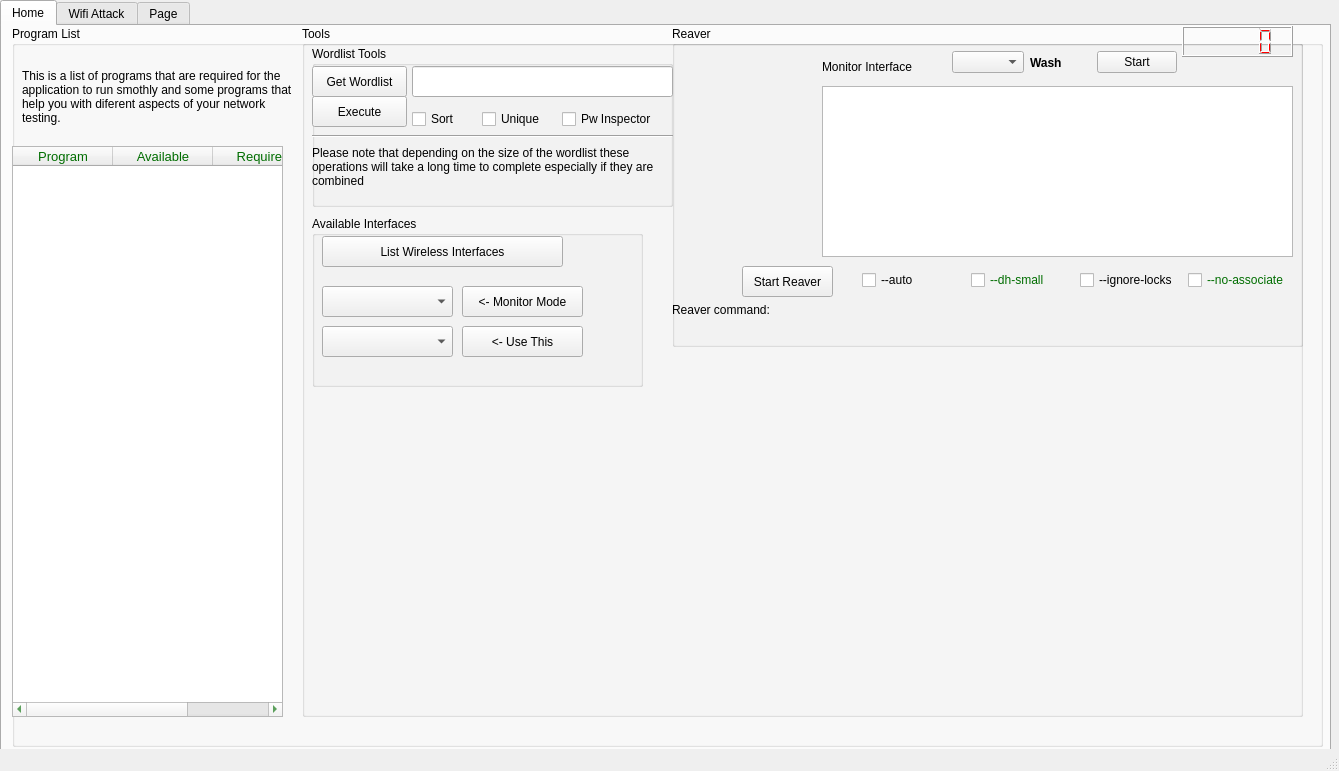
<?xml version="1.0" encoding="UTF-8"?>
<ui version="4.0">
 <class>mainwindow</class>
 <widget class="QMainWindow" name="mainwindow">
  <property name="geometry">
   <rect>
    <x>0</x>
    <y>0</y>
    <width>1339</width>
    <height>771</height>
   </rect>
  </property>
  <property name="sizePolicy">
   <sizepolicy hsizetype="Fixed" vsizetype="Fixed">
    <horstretch>0</horstretch>
    <verstretch>0</verstretch>
   </sizepolicy>
  </property>
  <property name="windowTitle">
   <string>MainWindow</string>
  </property>
  <property name="toolButtonStyle">
   <enum>Qt::ToolButtonIconOnly</enum>
  </property>
  <widget class="QWidget" name="centralwidget">
   <widget class="QTabWidget" name="tabWidget">
    <property name="geometry">
     <rect>
      <x>0</x>
      <y>0</y>
      <width>1331</width>
      <height>771</height>
     </rect>
    </property>
    <property name="sizePolicy">
     <sizepolicy hsizetype="Fixed" vsizetype="Fixed">
      <horstretch>0</horstretch>
      <verstretch>0</verstretch>
     </sizepolicy>
    </property>
    <property name="autoFillBackground">
     <bool>false</bool>
    </property>
    <property name="currentIndex">
     <number>0</number>
    </property>
    <property name="iconSize">
     <size>
      <width>30</width>
      <height>30</height>
     </size>
    </property>
    <widget class="QWidget" name="home_tab">
     <attribute name="icon">
      <iconset resource="Resources/wifern.qrc">
       <normaloff>:/home_tab/Home-icon.png</normaloff>:/home_tab/Home-icon.png</iconset>
     </attribute>
     <attribute name="title">
      <string>Home</string>
     </attribute>
     <widget class="QWidget" name="verticalLayoutWidget">
      <property name="geometry">
       <rect>
        <x>10</x>
        <y>0</y>
        <width>1311</width>
        <height>721</height>
       </rect>
      </property>
      <layout class="QVBoxLayout" name="verticalLayout_2">
       <item>
        <widget class="QGroupBox" name="groupBox">
         <property name="sizePolicy">
          <sizepolicy hsizetype="Minimum" vsizetype="Minimum">
           <horstretch>0</horstretch>
           <verstretch>0</verstretch>
          </sizepolicy>
         </property>
         <property name="styleSheet">
          <string notr="true"/>
         </property>
         <property name="title">
          <string>Program List</string>
         </property>
         <property name="alignment">
          <set>Qt::AlignLeading|Qt::AlignLeft|Qt::AlignTop</set>
         </property>
         <widget class="QTableWidget" name="my_tableWidget">
          <property name="geometry">
           <rect>
            <x>0</x>
            <y>120</y>
            <width>271</width>
            <height>571</height>
           </rect>
          </property>
          <property name="font">
           <font>
            <pointsize>10</pointsize>
           </font>
          </property>
          <property name="styleSheet">
           <string notr="true">color:rgb(0, 109, 0)</string>
          </property>
          <property name="frameShape">
           <enum>QFrame::StyledPanel</enum>
          </property>
          <property name="selectionMode">
           <enum>QAbstractItemView::SingleSelection</enum>
          </property>
          <property name="selectionBehavior">
           <enum>QAbstractItemView::SelectRows</enum>
          </property>
          <column>
           <property name="text">
            <string>Program</string>
           </property>
          </column>
          <column>
           <property name="text">
            <string>Available</string>
           </property>
          </column>
          <column>
           <property name="text">
            <string>Required</string>
           </property>
          </column>
         </widget>
         <widget class="QGroupBox" name="groupBox_2">
          <property name="geometry">
           <rect>
            <x>290</x>
            <y>0</y>
            <width>1001</width>
            <height>691</height>
           </rect>
          </property>
          <property name="title">
           <string>Tools </string>
          </property>
          <widget class="QGroupBox" name="groupBox_3">
           <property name="geometry">
            <rect>
             <x>10</x>
             <y>20</y>
             <width>361</width>
             <height>161</height>
            </rect>
           </property>
           <property name="title">
            <string>Wordlist Tools</string>
           </property>
           <widget class="QPushButton" name="Get_Wordlist_Button">
            <property name="geometry">
             <rect>
              <x>0</x>
              <y>20</y>
              <width>95</width>
              <height>31</height>
             </rect>
            </property>
            <property name="text">
             <string>Get Wordlist</string>
            </property>
           </widget>
           <widget class="QLineEdit" name="sort_wordlist_lineEdit">
            <property name="geometry">
             <rect>
              <x>100</x>
              <y>20</y>
              <width>261</width>
              <height>31</height>
             </rect>
            </property>
           </widget>
           <widget class="QCheckBox" name="sort_checkBox">
            <property name="geometry">
             <rect>
              <x>100</x>
              <y>60</y>
              <width>61</width>
              <height>26</height>
             </rect>
            </property>
            <property name="toolTip">
             <string>Sort the wordlist</string>
            </property>
            <property name="text">
             <string>Sort</string>
            </property>
           </widget>
           <widget class="QCheckBox" name="unique_checkBox">
            <property name="geometry">
             <rect>
              <x>170</x>
              <y>60</y>
              <width>81</width>
              <height>26</height>
             </rect>
            </property>
            <property name="toolTip">
             <string>Unique the wordlist. Make sure only unique passwords are contained inside the list.</string>
            </property>
            <property name="text">
             <string>Unique</string>
            </property>
           </widget>
           <widget class="QCheckBox" name="pwinspector_checkBox">
            <property name="geometry">
             <rect>
              <x>250</x>
              <y>60</y>
              <width>111</width>
              <height>26</height>
             </rect>
            </property>
            <property name="toolTip">
             <string>&lt;html&gt;&lt;head/&gt;&lt;body&gt;&lt;p&gt;Save some extra time when attacking WPA systems(handshakes) by making sure that ONLY words of length 8 and greater are included.&lt;/p&gt;&lt;/body&gt;&lt;/html&gt;</string>
            </property>
            <property name="text">
             <string>Pw Inspector</string>
            </property>
           </widget>
           <widget class="Line" name="line">
            <property name="geometry">
             <rect>
              <x>0</x>
              <y>80</y>
              <width>361</width>
              <height>20</height>
             </rect>
            </property>
            <property name="orientation">
             <enum>Qt::Horizontal</enum>
            </property>
           </widget>
           <widget class="QPushButton" name="Process_wordlist_Button">
            <property name="geometry">
             <rect>
              <x>0</x>
              <y>50</y>
              <width>95</width>
              <height>31</height>
             </rect>
            </property>
            <property name="text">
             <string>Execute</string>
            </property>
           </widget>
           <widget class="QLabel" name="label_2">
            <property name="geometry">
             <rect>
              <x>0</x>
              <y>90</y>
              <width>361</width>
              <height>61</height>
             </rect>
            </property>
            <property name="toolTip">
             <string/>
            </property>
            <property name="text">
             <string>Please note that depending on the size of the wordlist these operations will take a long time to complete especially if they are combined </string>
            </property>
            <property name="wordWrap">
             <bool>true</bool>
            </property>
           </widget>
          </widget>
          <widget class="QGroupBox" name="groupBox_4">
           <property name="geometry">
            <rect>
             <x>370</x>
             <y>0</y>
             <width>631</width>
             <height>321</height>
            </rect>
           </property>
           <property name="styleSheet">
            <string notr="true"/>
           </property>
           <property name="title">
            <string>Reaver</string>
           </property>
           <widget class="QLabel" name="label_3">
            <property name="geometry">
             <rect>
              <x>150</x>
              <y>30</y>
              <width>131</width>
              <height>21</height>
             </rect>
            </property>
            <property name="text">
             <string>Monitor Interface</string>
            </property>
           </widget>
           <widget class="QTableView" name="wash_tableView">
            <property name="geometry">
             <rect>
              <x>150</x>
              <y>60</y>
              <width>471</width>
              <height>171</height>
             </rect>
            </property>
            <property name="font">
             <font>
              <pointsize>11</pointsize>
              <weight>75</weight>
              <bold>true</bold>
             </font>
            </property>
            <property name="autoFillBackground">
             <bool>true</bool>
            </property>
            <property name="styleSheet">
             <string notr="true">color:rgb(0, 109, 0)</string>
            </property>
            <property name="frameShadow">
             <enum>QFrame::Raised</enum>
            </property>
            <property name="lineWidth">
             <number>2</number>
            </property>
            <property name="editTriggers">
             <set>QAbstractItemView::SelectedClicked</set>
            </property>
            <property name="dragDropOverwriteMode">
             <bool>false</bool>
            </property>
            <property name="alternatingRowColors">
             <bool>true</bool>
            </property>
            <property name="selectionMode">
             <enum>QAbstractItemView::SingleSelection</enum>
            </property>
            <property name="selectionBehavior">
             <enum>QAbstractItemView::SelectRows</enum>
            </property>
            <property name="gridStyle">
             <enum>Qt::NoPen</enum>
            </property>
            <property name="sortingEnabled">
             <bool>false</bool>
            </property>
            <property name="wordWrap">
             <bool>false</bool>
            </property>
           </widget>
           <widget class="QLabel" name="reaver_command_label">
            <property name="geometry">
             <rect>
              <x>0</x>
              <y>268</y>
              <width>611</width>
              <height>31</height>
             </rect>
            </property>
            <property name="text">
             <string>Reaver command:</string>
            </property>
           </widget>
           <widget class="QPushButton" name="pushButton_6">
            <property name="geometry">
             <rect>
              <x>70</x>
              <y>240</y>
              <width>91</width>
              <height>31</height>
             </rect>
            </property>
            <property name="text">
             <string>Start Reaver</string>
            </property>
           </widget>
           <widget class="QLCDNumber" name="lcd_time_Number">
            <property name="geometry">
             <rect>
              <x>510</x>
              <y>0</y>
              <width>111</width>
              <height>31</height>
             </rect>
            </property>
            <property name="font">
             <font>
              <weight>50</weight>
              <italic>false</italic>
              <bold>false</bold>
             </font>
            </property>
            <property name="styleSheet">
             <string notr="true">color:rgb(255, 0, 0)</string>
            </property>
           </widget>
           <widget class="QWidget" name="layoutWidget">
            <property name="geometry">
             <rect>
              <x>280</x>
              <y>20</y>
              <width>225</width>
              <height>33</height>
             </rect>
            </property>
            <layout class="QHBoxLayout" name="horizontalLayout_2">
             <item>
              <widget class="QComboBox" name="Monitor_select_comboBox"/>
             </item>
             <item>
              <widget class="QLabel" name="label_4">
               <property name="font">
                <font>
                 <weight>75</weight>
                 <bold>true</bold>
                </font>
               </property>
               <property name="text">
                <string>Wash</string>
               </property>
              </widget>
             </item>
             <item>
              <widget class="QPushButton" name="start_wash_Button">
               <property name="text">
                <string>Start</string>
               </property>
              </widget>
             </item>
            </layout>
           </widget>
           <widget class="QWidget" name="layoutWidget">
            <property name="geometry">
             <rect>
              <x>190</x>
              <y>240</y>
              <width>429</width>
              <height>28</height>
             </rect>
            </property>
            <layout class="QHBoxLayout" name="horizontalLayout">
             <item>
              <widget class="QCheckBox" name="checkBox_4">
               <property name="text">
                <string>--auto</string>
               </property>
              </widget>
             </item>
             <item>
              <widget class="QCheckBox" name="checkBox_3">
               <property name="styleSheet">
                <string notr="true">color:rgb(0, 109, 0)</string>
               </property>
               <property name="text">
                <string>--dh-small</string>
               </property>
              </widget>
             </item>
             <item>
              <widget class="QCheckBox" name="checkBox_2">
               <property name="text">
                <string>--ignore-locks</string>
               </property>
              </widget>
             </item>
             <item>
              <widget class="QCheckBox" name="checkBox">
               <property name="styleSheet">
                <string notr="true">color:rgb(0, 109, 0)</string>
               </property>
               <property name="text">
                <string>--no-associate</string>
               </property>
              </widget>
             </item>
            </layout>
           </widget>
          </widget>
          <widget class="QGroupBox" name="Interface_groupBox">
           <property name="geometry">
            <rect>
             <x>10</x>
             <y>190</y>
             <width>331</width>
             <height>171</height>
            </rect>
           </property>
           <property name="title">
            <string>Available Interfaces</string>
           </property>
           <widget class="QPushButton" name="wlan0_monitor_Button">
            <property name="geometry">
             <rect>
              <x>150</x>
              <y>70</y>
              <width>121</width>
              <height>31</height>
             </rect>
            </property>
            <property name="text">
             <string>&lt;- Monitor Mode</string>
            </property>
           </widget>
           <widget class="QPushButton" name="wlan1_monitor_button">
            <property name="geometry">
             <rect>
              <x>150</x>
              <y>110</y>
              <width>121</width>
              <height>31</height>
             </rect>
            </property>
            <property name="text">
             <string>&lt;- Use This</string>
            </property>
           </widget>
           <widget class="QPushButton" name="list_interfaces_Button">
            <property name="geometry">
             <rect>
              <x>10</x>
              <y>20</y>
              <width>241</width>
              <height>31</height>
             </rect>
            </property>
            <property name="text">
             <string>List Wireless Interfaces</string>
            </property>
           </widget>
           <widget class="QComboBox" name="adapters_comboBox">
            <property name="geometry">
             <rect>
              <x>10</x>
              <y>70</y>
              <width>131</width>
              <height>31</height>
             </rect>
            </property>
           </widget>
           <widget class="QComboBox" name="monitors_comboBox">
            <property name="geometry">
             <rect>
              <x>10</x>
              <y>110</y>
              <width>131</width>
              <height>31</height>
             </rect>
            </property>
           </widget>
          </widget>
         </widget>
         <widget class="QLabel" name="label_5">
          <property name="geometry">
           <rect>
            <x>10</x>
            <y>20</y>
            <width>271</width>
            <height>101</height>
           </rect>
          </property>
          <property name="text">
           <string>This is a list of programs that are required for the application to run smothly and some programs that help you with diferent aspects of your network testing.</string>
          </property>
          <property name="wordWrap">
           <bool>true</bool>
          </property>
         </widget>
        </widget>
       </item>
      </layout>
     </widget>
    </widget>
    <widget class="QWidget" name="wifi_tab">
     <attribute name="icon">
      <iconset resource="Resources/wifern.qrc">
       <normaloff>:/wifi_tab/WiFi.png</normaloff>:/wifi_tab/WiFi.png</iconset>
     </attribute>
     <attribute name="title">
      <string>Wifi Attack</string>
     </attribute>
     <widget class="QPushButton" name="access_pointScan_Button">
      <property name="geometry">
       <rect>
        <x>0</x>
        <y>10</y>
        <width>181</width>
        <height>31</height>
       </rect>
      </property>
      <property name="font">
       <font>
        <weight>75</weight>
        <bold>true</bold>
       </font>
      </property>
      <property name="text">
       <string>Scan for Access Points</string>
      </property>
     </widget>
     <widget class="QTableView" name="accessPointTable">
      <property name="geometry">
       <rect>
        <x>0</x>
        <y>50</y>
        <width>1041</width>
        <height>611</height>
       </rect>
      </property>
      <property name="sizePolicy">
       <sizepolicy hsizetype="Fixed" vsizetype="Fixed">
        <horstretch>0</horstretch>
        <verstretch>0</verstretch>
       </sizepolicy>
      </property>
      <property name="styleSheet">
       <string notr="true">color:rgb(0, 109, 0)</string>
      </property>
      <property name="lineWidth">
       <number>3</number>
      </property>
      <property name="alternatingRowColors">
       <bool>true</bool>
      </property>
      <property name="selectionMode">
       <enum>QAbstractItemView::SingleSelection</enum>
      </property>
      <property name="selectionBehavior">
       <enum>QAbstractItemView::SelectRows</enum>
      </property>
      <property name="wordWrap">
       <bool>false</bool>
      </property>
     </widget>
     <widget class="QGroupBox" name="EncryptionGroupBox">
      <property name="geometry">
       <rect>
        <x>1050</x>
        <y>50</y>
        <width>241</width>
        <height>71</height>
       </rect>
      </property>
      <property name="title">
       <string>Encryption</string>
      </property>
      <widget class="QRadioButton" name="wep_radioButton">
       <property name="geometry">
        <rect>
         <x>80</x>
         <y>30</y>
         <width>61</width>
         <height>26</height>
        </rect>
       </property>
       <property name="text">
        <string>WEP</string>
       </property>
      </widget>
      <widget class="QRadioButton" name="wpa_radioButton">
       <property name="geometry">
        <rect>
         <x>0</x>
         <y>30</y>
         <width>61</width>
         <height>26</height>
        </rect>
       </property>
       <property name="text">
        <string>WPA</string>
       </property>
      </widget>
      <widget class="QRadioButton" name="wps_radioButton">
       <property name="geometry">
        <rect>
         <x>160</x>
         <y>30</y>
         <width>71</width>
         <height>26</height>
        </rect>
       </property>
       <property name="text">
        <string>WPS</string>
       </property>
      </widget>
     </widget>
     <widget class="QGroupBox" name="dictionary_groupBox">
      <property name="geometry">
       <rect>
        <x>1050</x>
        <y>130</y>
        <width>241</width>
        <height>91</height>
       </rect>
      </property>
      <property name="title">
       <string>Dictionary</string>
      </property>
      <widget class="QPushButton" name="dictionary_select_Button">
       <property name="geometry">
        <rect>
         <x>110</x>
         <y>10</y>
         <width>121</width>
         <height>31</height>
        </rect>
       </property>
       <property name="text">
        <string>Dictionary Select</string>
       </property>
      </widget>
      <widget class="QLineEdit" name="dict_file_path">
       <property name="geometry">
        <rect>
         <x>0</x>
         <y>50</y>
         <width>241</width>
         <height>31</height>
        </rect>
       </property>
      </widget>
     </widget>
     <widget class="QGroupBox" name="Clients_Groupbox">
      <property name="geometry">
       <rect>
        <x>1050</x>
        <y>230</y>
        <width>231</width>
        <height>141</height>
       </rect>
      </property>
      <property name="title">
       <string>Clients</string>
      </property>
      <widget class="QScrollArea" name="Clients_View">
       <property name="geometry">
        <rect>
         <x>0</x>
         <y>20</y>
         <width>231</width>
         <height>121</height>
        </rect>
       </property>
       <property name="widgetResizable">
        <bool>true</bool>
       </property>
       <widget class="QWidget" name="scrollAreaWidgetContents">
        <property name="geometry">
         <rect>
          <x>0</x>
          <y>0</y>
          <width>229</width>
          <height>119</height>
         </rect>
        </property>
       </widget>
      </widget>
     </widget>
     <widget class="QGroupBox" name="toolbox_groupBox">
      <property name="geometry">
       <rect>
        <x>1050</x>
        <y>390</y>
        <width>241</width>
        <height>171</height>
       </rect>
      </property>
      <property name="title">
       <string>ToolBox</string>
      </property>
      <widget class="QPushButton" name="pushButton">
       <property name="geometry">
        <rect>
         <x>10</x>
         <y>60</y>
         <width>95</width>
         <height>31</height>
        </rect>
       </property>
       <property name="text">
        <string>Aircrack-ng</string>
       </property>
      </widget>
      <widget class="QLabel" name="label">
       <property name="geometry">
        <rect>
         <x>0</x>
         <y>20</y>
         <width>241</width>
         <height>41</height>
        </rect>
       </property>
       <property name="text">
        <string>Select the tool you wood like to use to attack the access point(s)</string>
       </property>
       <property name="wordWrap">
        <bool>true</bool>
       </property>
      </widget>
      <widget class="QPushButton" name="pushButton_2">
       <property name="geometry">
        <rect>
         <x>110</x>
         <y>60</y>
         <width>95</width>
         <height>31</height>
        </rect>
       </property>
       <property name="text">
        <string>Pyrit</string>
       </property>
      </widget>
      <widget class="QPushButton" name="pushButton_3">
       <property name="geometry">
        <rect>
         <x>10</x>
         <y>90</y>
         <width>95</width>
         <height>31</height>
        </rect>
       </property>
       <property name="text">
        <string>Reaver</string>
       </property>
      </widget>
      <widget class="QPushButton" name="pushButton_4">
       <property name="geometry">
        <rect>
         <x>10</x>
         <y>120</y>
         <width>95</width>
         <height>31</height>
        </rect>
       </property>
       <property name="text">
        <string>Mdk3</string>
       </property>
      </widget>
      <widget class="QPushButton" name="pushButton_5">
       <property name="geometry">
        <rect>
         <x>110</x>
         <y>90</y>
         <width>95</width>
         <height>31</height>
        </rect>
       </property>
       <property name="text">
        <string>Bully</string>
       </property>
      </widget>
     </widget>
    </widget>
    <widget class="QWidget" name="tab">
     <attribute name="title">
      <string>Page</string>
     </attribute>
    </widget>
   </widget>
  </widget>
  <widget class="QStatusBar" name="statusbar"/>
 </widget>
 <resources>
  <include location="Resources/wifern.qrc"/>
 </resources>
 <connections/>
</ui>
